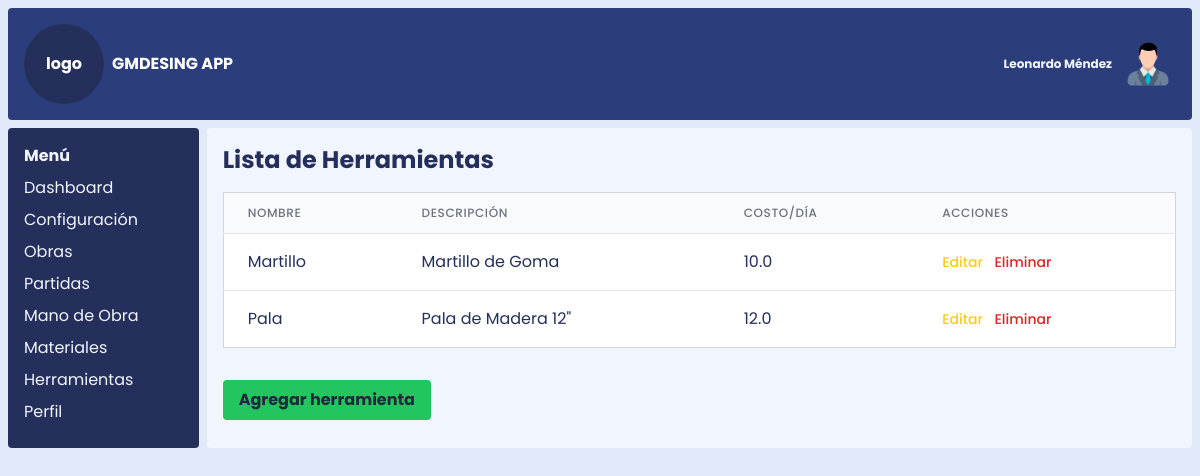
The app's page /herramientas, older data.
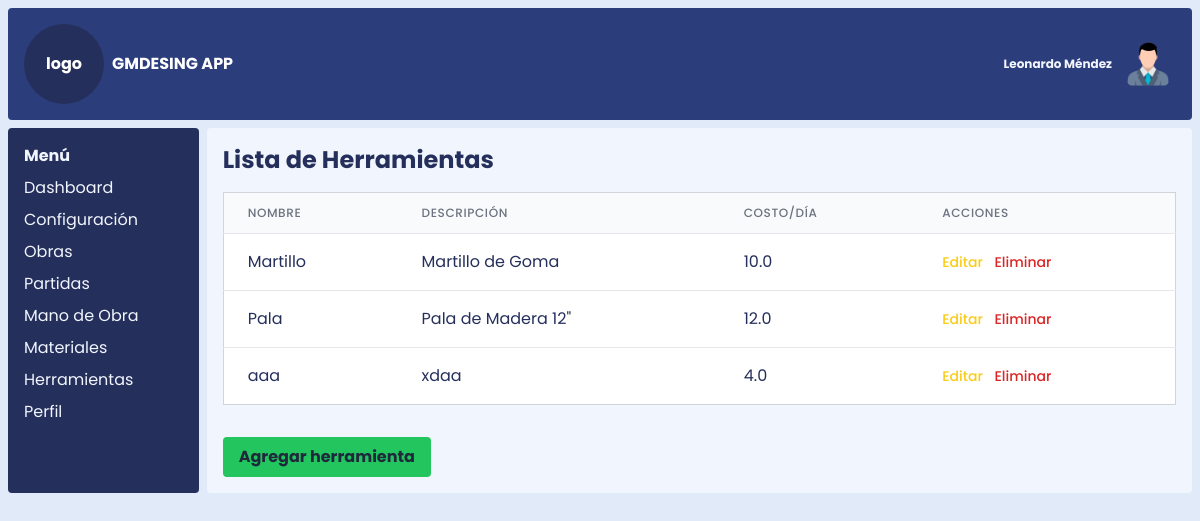
The same page, newer data.
### models.py (models this page shows)
class Herramienta(db.Model):
    __tablename__ = 'herramienta'
    id_herramienta = db.Column(db.Integer, primary_key=True)
    nombre_herramienta = db.Column(db.String(100), nullable=False)
    descripcion_herramienta = db.Column(db.Text)
    costo_alquiler_dia = db.Column(db.Float)
    partidas_herramientas = db.relationship('PartidasHerramientas', backref='herramienta')

### app.py (the view)
@app.route('/herramientas')
def listar_herramientas():
    herramientas_lista = Herramienta.query.all()
    headers = ['Nombre', 'Descripción', 'Costo/Día']
    return render_template('listar_herramientas.html', headers=headers, herramientas_lista=herramientas_lista, datos=datos)

### templates/listar_herramientas.html (shortened to what this page needs)
{% extends 'index.html' %}
{% import 'componentes/tabla.html' as macros %}
{% block content %}
    <h1 class="text-2xl font-bold mb-4">Lista de Herramientas</h1>
    {% if herramientas_lista %}
        {% set rows = [] %}
        {% for herramienta in herramientas_lista %}
            {% set row = (herramienta.nombre_herramienta, herramienta.descripcion_herramienta, herramienta.costo_alquiler_dia) %}
            {% set action = {
                'editar': url_for('editar_herramienta', id_herramienta=herramienta.id_herramienta),
                'eliminar': url_for('eliminar_herramienta', id_herramienta=herramienta.id_herramienta),
                'id': herramienta.id_herramienta,
                'nombre': herramienta.nombre_herramienta
            } %}
            {% set _ = rows.append((row, action)) %}
        {% endfor %}
        {{ macros.render_table(headers, rows) }}
    {% else %}
    <p class="text-gray-600">No hay herramientas registradas.</p>
    {% endif %}
    <div class="mt-4">
        <a href="{{ url_for('crear_herramienta') }}" class="bg-green-500 hover:bg-green-700 text-slate-800 font-bold py-2 px-4 rounded mt-4 inline-block">Agregar herramienta</a>
    </div>
{% endblock %}

### templates/componentes/tabla.html (shortened to what this page needs)
{% macro render_table(headers, rows) %}
<div class="overflow-x-auto">
    <table class="min-w-full divide-y divide-gray-200 border border-gray-300">
        <thead class="bg-gray-50">
            <tr>
                {% for header in headers %}
                <th scope="col" class="px-6 py-3 text-left text-xs font-medium text-gray-500 uppercase tracking-wider">
                    {{ header }}
                </th>
                {% endfor %}
                <th scope="col" class="px-6 py-3 relative text-left text-xs font-medium text-gray-500 uppercase tracking-wider">
                    Acciones
                </th>
            </tr>
        </thead>
        <tbody class="bg-white divide-y divide-gray-200">
            {% for row, action in rows %}
            <tr>
                {% for item in row %}
                <td class="px-6 py-4 whitespace-nowrap">{{ item }}</td>
                {% endfor %}
                <td class="px-6 py-4 whitespace-nowrap text-left text-sm font-medium">
                    <a href="{{ action.editar }}" class="text-yellow-400 hover:text-yellow-600 mr-2">Editar</a>
                    <button type="button" class="text-red-600 hover:text-red-900" data-bs-toggle="modal"
                        data-bs-target="#confirmDelete {{ action.id }} " onclick="openModal()">Eliminar</button>
                </td>
            </tr>
            {% endfor %}
        </tbody>
    </table>
</div>
{% endmacro %}

Row changes from the older to the newer data that the page shows:
added Herramienta: nombre_herramienta "aaa", descripcion_herramienta "xdaa", costo_alquiler_dia "4.0"
Text that changed along with them:
new list line: "Editar Eliminar"
